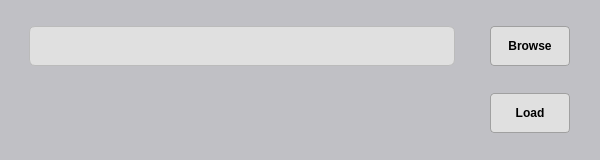
<?xml version="1.0" encoding="UTF-8"?>
<ui version="4.0">
    <class>Dialog</class>
    <widget class="QDialog" name="Dialog">
        <property name="geometry">
            <rect>
                <x>0</x>
                <y>0</y>
                <width>600</width>
                <height>160</height>
            </rect>
        </property>
        <property name="minimumSize">
            <size>
                <width>600</width>
                <height>160</height>
            </size>
        </property>
        <property name="maximumSize">
            <size>
                <width>600</width>
                <height>160</height>
            </size>
        </property>
        <property name="windowTitle">
            <string>Report Generator</string>
        </property>
        <property name="styleSheet">
            <string notr="true">QDialog {
                background-color: #c0c0c5;
                color: #000000;
                font-family: &quot;Segoe UI&quot;, &quot;Arial&quot;, sans-serif;
                font-size: 11pt;
                }

                QLabel {
                color: #000000;
                font-weight: 500;
                }

                QLineEdit {
                background-color: #e0e0e0;
                border: 1px solid #bbbbbb;
                border-radius: 6px;
                padding: 5px 8px;
                color: #000000;
                selection-background-color: #a0aaff;
                selection-color: #ffffff;
                }

                QLineEdit:focus {
                border: 1px solid #4a90e2;
                }

                QPushButton {
                background-color: #e0e0e0;
                color: #000000;
                border: 1px solid #a0a0a0;
                border-radius: 4px;
                padding: 5px 10px;
                font-weight: 500;
                }

                QPushButton:hover {
                background-color: #d6d6d6;
                }

                QPushButton:pressed {
                background-color: #c0c0c0;
                }
            </string>
        </property>
        <widget class="QWidget" name="verticalLayoutWidget">
            <property name="geometry">
                <rect>
                    <x>-1</x>
                    <y>-1</y>
                    <width>601</width>
                    <height>161</height>
                </rect>
            </property>
            <layout class="QVBoxLayout" name="verticalLayout">
                <property name="spacing">
                    <number>15</number>
                </property>
                <property name="leftMargin">
                    <number>30</number>
                </property>
                <property name="topMargin">
                    <number>15</number>
                </property>
                <property name="rightMargin">
                    <number>30</number>
                </property>
                <property name="bottomMargin">
                    <number>15</number>
                </property>
                <item>
                    <layout class="QHBoxLayout" name="horizontalLayout_2">
                        <item>
                            <widget class="QLineEdit" name="txtDatabasePath">
                                <property name="minimumSize">
                                    <size>
                                        <width>100</width>
                                        <height>40</height>
                                    </size>
                                </property>
                            </widget>
                        </item>
                        <item>
                            <spacer name="spacer">
                                <property name="orientation">
                                    <enum>Qt::Orientation::Horizontal</enum>
                                </property>
                                <property name="sizeType">
                                    <enum>QSizePolicy::Policy::Maximum</enum>
                                </property>
                                <property name="sizeHint" stdset="0">
                                    <size>
                                        <width>20</width>
                                        <height>20</height>
                                    </size>
                                </property>
                            </spacer>
                        </item>
                        <item>
                            <widget class="QPushButton" name="btnBrowse">
                                <property name="minimumSize">
                                    <size>
                                        <width>80</width>
                                        <height>40</height>
                                    </size>
                                </property>
                                <property name="text">
                                    <string>Browse</string>
                                </property>
                            </widget>
                        </item>
                    </layout>
                </item>
                <item>
                    <layout class="QHBoxLayout" name="horizontalLayout_3">
                        <property name="sizeConstraint">
                            <enum>QLayout::SizeConstraint::SetDefaultConstraint</enum>
                        </property>
                        <item>
                            <spacer name="horizontalSpacer">
                                <property name="orientation">
                                    <enum>Qt::Orientation::Horizontal</enum>
                                </property>
                                <property name="sizeHint" stdset="0">
                                    <size>
                                        <width>40</width>
                                        <height>20</height>
                                    </size>
                                </property>
                            </spacer>
                        </item>
                        <item>
                            <widget class="QPushButton" name="btnLoad">
                                <property name="sizePolicy">
                                    <sizepolicy hsizetype="Fixed" vsizetype="Fixed">
                                        <horstretch>0</horstretch>
                                        <verstretch>0</verstretch>
                                    </sizepolicy>
                                </property>
                                <property name="minimumSize">
                                    <size>
                                        <width>80</width>
                                        <height>40</height>
                                    </size>
                                </property>
                                <property name="text">
                                    <string>Load</string>
                                </property>
                            </widget>
                        </item>
                    </layout>
                </item>
            </layout>
        </widget>
    </widget>
    <resources/>
    <connections/>
</ui>
